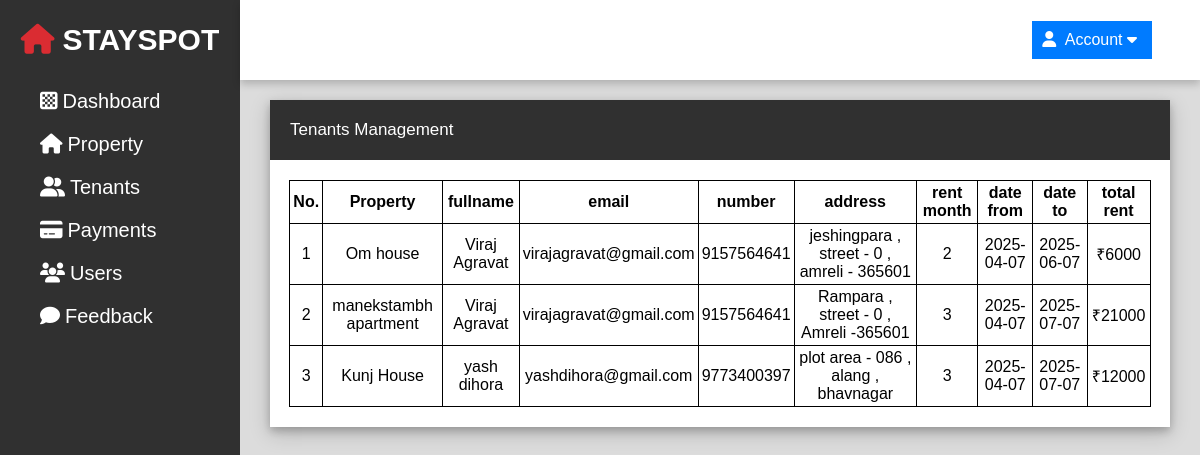
Page /admin/tenants.php (signed in) on the committed database.
### tables this page shows
CREATE TABLE `tenant` (
  `tenant_id` int(30) NOT NULL,
  `user_id` int(30) NOT NULL,
  `property_id` int(30) NOT NULL,
  `fullname` varchar(255) NOT NULL,
  `email` varchar(50) NOT NULL,
  `number` varchar(10) NOT NULL,
  `address` text NOT NULL,
  `rent_month` int(2) NOT NULL,
  `date_from` date NOT NULL,
  `date_to` date NOT NULL,
  `total_rent` int(30) NOT NULL
);

CREATE TABLE `property` (
  `property_id` int(30) NOT NULL,
  `name` varchar(255) NOT NULL,
  `address` varchar(255) NOT NULL,
  `type` enum('house','apartment') NOT NULL,
  `price` int(11) NOT NULL,
  `status` enum('available','rented') NOT NULL,
  `bedroom` int(11) NOT NULL,
  `bathroom` int(11) NOT NULL,
  `balcony` int(11) NOT NULL,
  `area` float NOT NULL,
  `description` text NOT NULL,
  `img1` varchar(255) NOT NULL,
  `img2` varchar(255) NOT NULL,
  `img3` varchar(255) NOT NULL,
  `img4` varchar(255) NOT NULL
);

### admin/tenants.php (the view, shortened to what this page needs)
<?php
    include 'db/db.php';
    if (isset($_SESSION['admin_name']))
    {
?>
<!DOCTYPE html>
<html lang="en">
<head>
    <link rel="stylesheet" href="css/styles.css">
    <link rel="stylesheet" href="https://cdnjs.cloudflare.com/ajax/libs/font-awesome/6.2.0/css/all.min.css">
</head>
<body>
    <div class="side-menu">
        <div class="brand-name">
            <h1><i class="fas fa-house"></i>STAYSPOT</h1>
        </div>
        <ul>
            <li><a href="index.php"><i class="fa-solid fa-chess-board"></i><span>Dashboard</span></a></li>
            <li><a href="property.php"><i class="fa-solid fa-house"></i><span>Property</span></a></li>
            <li><a href="tenants.php"><i class="fa fa-user-friends"></i><span>Tenants</span></a></li>
            <li><a href="payments.php"><i class="fas fa-credit-card"></i><span>Payments</span></a></li>
            <li><a href="users.php"><i class="fa fa-users"></i><span>Users</span></a></li>
            <li><a href="feedback.php"><i class="fa-solid fa-comment"></i><span>Feedback</span></a></li>
        </ul>
    </div>
    <div class="container">
        <div class="header">
            <div class="nav">
                <div class="account">
                    <div class="dropdown">
                        <button class="dropbtn"><i class="fa fa-user"></i> Account <i class="fa fa-caret-down"></i></button>
                    </div>
                </div>
            </div>
        </div>
        <div class="content">
            <div class="main">
                <div class="h1">
                    <h1>Tenants Management</h1>
                </div>
                <div class="info">
                    <table cellpadding="10px">
                        <tr>
                            <th>No.</th>
                            <th>Property</th>
                            <th>fullname</th>
                            <th>email</th>
                            <th>number</th>
                            <th>address</th>
                            <th>rent month</th>
                            <th>date from</th>
                            <th>date to</th>
                            <th>total rent</th>
                        </tr>
                        <?php
                        $i=1;
                        $result = mysqli_query($con, "SELECT tenant.*, property.name FROM tenant JOIN property ON tenant.property_id = property.property_id");
                        while($row = mysqli_fetch_assoc($result)) { ?>
                        <tr>
                            <td><?php echo $i++; ?></td>
                            <td><?php echo $row['name']; ?></td>
                            <td><?php echo $row['fullname']; ?></td>
                            <td><?php echo $row['email']; ?></td>
                            <td><?php echo $row['number']; ?></td>
                            <td><?php echo $row['address']; ?></td>
                            <td><?php echo $row['rent_month']; ?></td>
                            <td><?php echo $row['date_from']; ?></td>
                            <td><?php echo $row['date_to']; ?></td>
                            <td>₹<?php echo $row['total_rent']; ?></td>
                         </tr>
                         <?php } ?>
                    </table>
                </div>
            </div>
        </div>
    </div>
</body>
</html>
<?php
    }
    else{
        header("location: login.php");
    }
?>

### admin/css/styles.css (style rules this page uses)
* { margin: 0; padding: 0; box-sizing: border-box; font-family: 'Poppins', sans-serif; }
body { min-height: 100vh; }
a { text-decoration: none; }
li { list-style: none; }
.side-menu { position: fixed; background-color: #303030; width: 20vw; min-height: 100vh; display: flex; flex-direction: column; }
.side-menu .brand-name { font-size: 15px; height: 10vh; display: flex; align-items: center; justify-content: center; text-decoration: no; }
.side-menu .brand-name h1 { color: white; }
.side-menu .brand-name h1 i { color: #DA2C32; margin-right: 8px; }
.side-menu li { font-size: 20px; padding: 10px 40px; color: white; display: flex; align-items: center; }
.side-menu li i { margin-right: 5px; }
.side-menu li a { text-decoration: none; color: white; }
.container { position: absolute; right: 0; width: 80vw; height: 100vh; background: #f1f1f1; }
.container .header { position: fixed; top: 0; right: 0; width: 80vw; height: 10vh; background: white; display: flex; align-items: center; justify-content: center; box-shadow: 0 4px 8px 0 rgba(0, 0, 0, 0.2); z-index: 1; }
.container .header .nav { width: 90%; display: flex; align-items: center; }
.account { position: relative; display: inline-block; margin-left: auto; }
.dropdown { position: relative; display: inline-block; }
.dropbtn { background-color: #007bff; color: white; padding: 10px; font-size: 16px; border: none; cursor: pointer; transition: all 0.6s ease; }
.fa { margin-right: 5px; }
.container .content { position: relative; margin-top: 10vh; min-height: 90vh; background: #dcdcdc; padding: 20px 30px; }
.container .content .main { background: white; box-shadow: 0 4px 8px 0 rgba(0, 0, 0, 0.2), 0 6px 20px 0 rgba(0, 0, 0, 0.19); }
.container .content .main .h1 h1 { font-size: 17px; padding: 20px 20px; color: white; font-weight: 200; background-color: #303030; }
.container .content .info { color: black; padding: 20px 15px; display: flex; align-items: center; justify-content: center; flex-wrap: wrap; }
.container .content .info table { width: 99%; }
.container .content .info table,tr,td,th { text-align: center; padding: 3px 3px; border: 1px solid black; border-collapse: collapse; }

### rows in the picture
tenant: property.name "Om house", fullname "Viraj Agravat", email "virajagravat@gmail.com", number "9157564641", address "jeshingpara , street - 0 , amreli - 365601", rent_month "2", date_from "2025-04-07", date_to "2025-06-07", total_rent "6000"
tenant: property.name "manekstambh apartment", fullname "Viraj Agravat", email "virajagravat@gmail.com", number "9157564641", address "Rampara , street - 0 , Amreli -365601", rent_month "3", date_from "2025-04-07", date_to "2025-07-07", total_rent "21000"
tenant: property.name "Kunj House", fullname "yash dihora", email "yashdihora@gmail.com", number "9773400397", address "plot area - 086 , alang , bhavnagar", rent_month "3", date_from "2025-04-07", date_to "2025-07-07", total_rent "12000"
